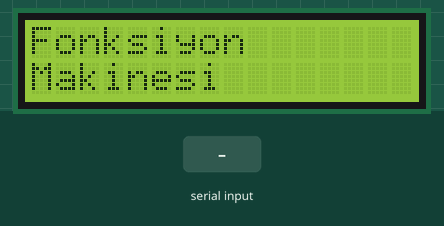
A sketch run on a simulated Arduino Uno, built with avr-gcc and run on an emulated ATmega328P. Parts: 16×2 character LCD. Inputs (shaded band) come from the test bench.

Above: at 1.0 s.
1.1 s: "A90\n" received over Serial
At 2.1 s:
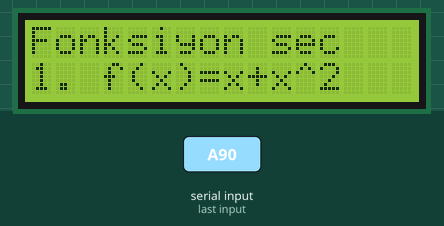
2.6 s: "A,45\n" received over Serial
At 4.0 s:
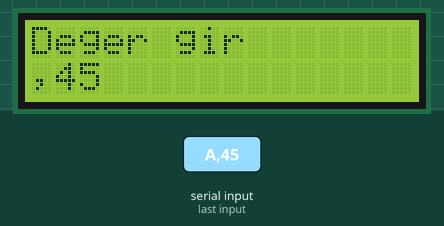
4.4 s: "90,45\n" received over Serial
At 5.2 s:
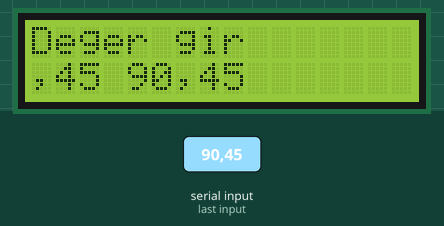
6.3 s: "1\n" received over Serial
At 7.1 s:
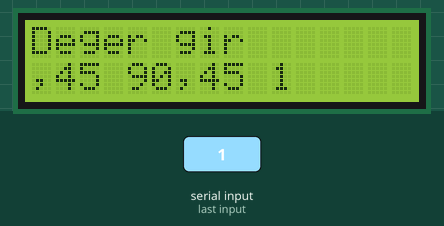
7.9 s: "2\n" received over Serial
At 9.1 s:
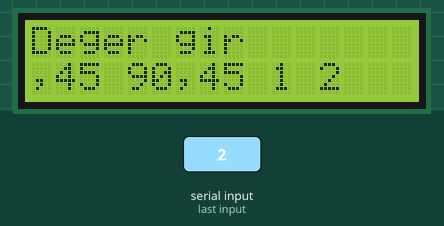
9.6 s: "3\n" received over Serial
At 11.1 s:
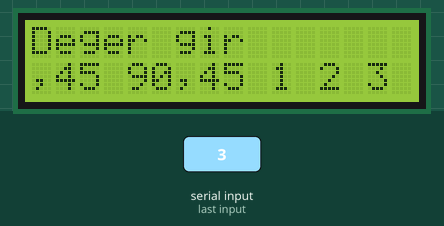
Timing chart, 0 to 12.2 s (numbered marks = the images above; inputs shaded):
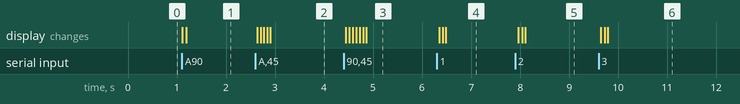

Measured:
- after the input at 1.1 s, the display: first changes at once (image 1 shows a later state)
- after the input at 2.6 s, the display: first changes at once (image 2 shows a later state)
- after the input at 4.4 s, the display: first changes at once (image 3 shows a later state)
- after the input at 6.3 s, the display: first changes after 0.05 s (image 4 shows a later state)
- after the input at 7.9 s, the display: first changes after 0.07 s (image 5 shows a later state)
- after the input at 9.6 s, the display: first changes after 0.05 s (image 6 shows a later state)

The sketch:

uno_lcd.ino
```cpp
#include <Wire.h>
#include <LiquidCrystal_I2C.h>

LiquidCrystal_I2C lcd(0x27, 16, 2);

char key;
int fonk=1;

String tanim = "";

float tanim_kumesi;
float goruntu_kumesi;

void baslangic(){
  while(true){
    lcd.home();
    lcd.print("Fonksiyon");
    lcd.setCursor(0,1);
    lcd.print("Makinesi");

    if(Serial.available()){
      key = Serial.read();
      if(key=='A'){
        lcd.clear();
        break;
      }
    }
  }
}

void fonksec(){
  while(true){
    lcd.home();
    lcd.print("Fonksiyon sec");
    lcd.setCursor(0,1);
    lcd.print(fonk);
    lcd.print(". ");
    if(fonk==1) lcd.print("f(x)=x+x^2");
    if(fonk==2) lcd.print("f(x)=(x-6x)/2");
    if(fonk==3) lcd.print("f(x)=2x*3x");
    if(fonk==4) lcd.print("f(x)=(3x-5)/x");

    if(Serial.available()){
      key=Serial.read();
      if(key=='B'){
       delay(50);
       if(fonk==1) fonk=4;
       else fonk=fonk-1;
       lcd.clear();
       delay(50);
    }
      if(key=='C'){
       delay(50);
       if(fonk==4) fonk=1;
       else fonk=fonk+1;
       lcd.clear();
       delay(50);
    }
      if(key=='A'){
        lcd.clear();
        tanim="";
        break;
      }
    }
  }
}

float f(float x){
  return x+(x*x);
}

float g(float x){
  return (x-6*x)/2;
}

float h(float x){
  return (2*x)*(3*x);
}

float t(float x){
  return (3*x)/x;
}

void degergir(){
  while(true){
   lcd.home();
   lcd.print("Deger gir");

   if(Serial.available()){
    key=Serial.read();
    if(key=='A') islem();
    else if(key=='B');
    else if(key=='C');
    else if(key=='D') fonksec();
    else if(key=='*'){tanim = "";}
    else if(key=='#'){tanim = tanim + ".";}
    else{tanim = tanim + key;}

    lcd.clear();
    lcd.setCursor(0,1);
    lcd.print(tanim);
  }
  delay(50);
  }
}

void islem(){
  lcd.clear();
  while(true){
    tanim_kumesi = tanim.toFloat();
    if(fonk==1) goruntu_kumesi=f(tanim_kumesi);
    if(fonk==2) goruntu_kumesi=g(tanim_kumesi);
    if(fonk==3) goruntu_kumesi=h(tanim_kumesi);
    if(fonk==4) goruntu_kumesi=t(tanim_kumesi);

    lcd.setCursor(0,0);
    lcd.print("Tanim");
    lcd.print(tanim_kumesi);
    lcd.setCursor(0,1);
    lcd.print("Goruntu ");
    lcd.print(goruntu_kumesi);
    delay(50);
    if(Serial.available()){
      key=Serial.read();
      if(key=='D'){
        tanim = "";
        break;
      }
    }
  }
}

void setup() {
  lcd.init();
  lcd.backlight();

  Serial.begin(9600);

  baslangic();
  delay(50);
  fonksec();

}

void loop() {
  degergir();
  delay(50);
}
```
